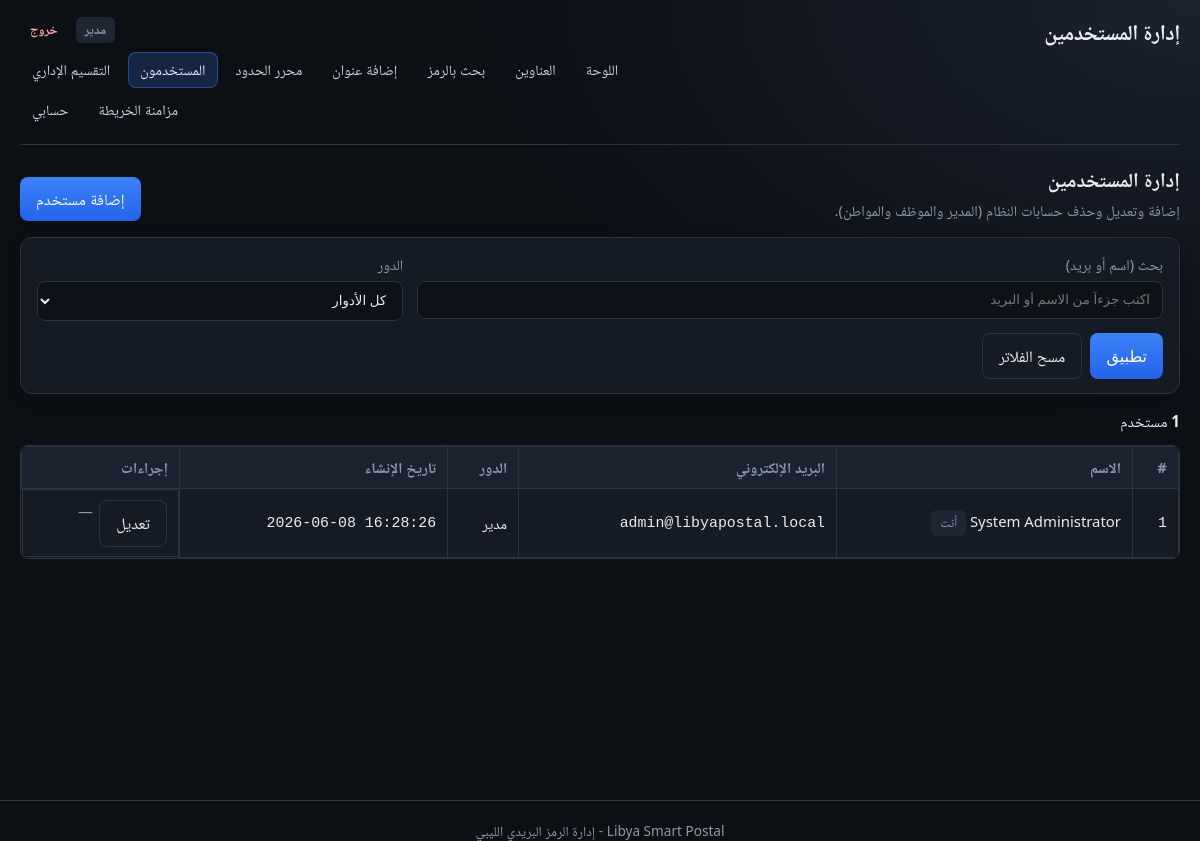
Page /index.php?r=users (signed in) on the committed database.
### tables this page shows
CREATE TABLE `users` (
  `id`            INT UNSIGNED NOT NULL AUTO_INCREMENT,
  `name`          VARCHAR(120)   NOT NULL,
  `email`         VARCHAR(255)   NOT NULL,
  `password`      VARCHAR(255)   NOT NULL,
  `role`          ENUM('admin', 'employee', 'citizen') NOT NULL DEFAULT 'citizen',
  `created_at`    TIMESTAMP      NOT NULL DEFAULT CURRENT_TIMESTAMP,
  PRIMARY KEY (`id`),
  UNIQUE KEY `uk_users_email` (`email`),
  KEY `idx_users_role` (`role`)
);

### controllers/BaseController.php (called while the page is built, shortened)
<?php
abstract class BaseController
{
    protected function render(string $viewRelativePath, array $data = []): void
    {
        $appConfig = require dirname(__DIR__) . '/config/app.php';
        $data['appName'] = $appConfig['name'] ?? 'App';
        extract($data, EXTR_SKIP);
        $viewFile = dirname(__DIR__) . '/views/' . ltrim($viewRelativePath, '/');
        require $viewFile;
    }
}

### controllers/UsersController.php (called while the page is built, shortened)
<?php
final class UsersController extends BaseController
{
    public function index(): void
    {
        $role = isset($_GET['role']) ? trim((string) $_GET['role']) : '';
        $q    = isset($_GET['q']) ? trim((string) $_GET['q']) : '';
        $users = User::all(['role' => $role, 'q' => $q]);
        $this->render('users/index.php', [
            'title'         => 'إدارة المستخدمين',
            'users'         => $users,
            'filterRole'    => $role,
            'filterQ'       => $q,
            'userName'      => SessionAuth::userName(),
            'userRole'      => SessionAuth::userRole(),
            'navCurrent'    => 'users',
            'csrf'          => Csrf::getToken(),
            'flash'         => Flash::getAndClear(),
            'appShellClass' => 'app-shell--wide',
        ]);
    }
}

### models/User.php (called while the page is built, shortened)
<?php
final class User
{
    public static function roleLabelAr(string $role): string
    {
        return match ($role) {
            'admin'    => 'مدير',
            'employee' => 'موظف',
            'citizen'  => 'مواطن',
            default    => $role,
        };
    }
    public static function all(array $filter = []): array
    {
        $pdo = Database::getInstance()->getPdo();
        $where  = [];
        $params = [];
        $role = isset($filter['role']) ? trim((string) $filter['role']) : '';
        $q = isset($filter['q']) ? trim((string) $filter['q']) : '';
        $whereSql = $where === [] ? '' : (' WHERE ' . implode(' AND ', $where));
        $sql = self::selectColumns() . ' FROM users' . $whereSql . ' ORDER BY id DESC';
        $stmt = $pdo->prepare($sql);
        $stmt->execute();
        $out = [];
        while (($r = $stmt->fetch(PDO::FETCH_ASSOC)) !== false) {
            $out[] = self::fromRow($r);
        }
        return $out;
    }
    private static function selectColumns(): string
    {
        $hasUpdated = self::hasUpdatedAtColumn();
        $cols = 'id, name, email, password, role, created_at';
        $cols .= $hasUpdated ? ', updated_at' : ', NULL AS updated_at';
        return 'SELECT ' . $cols;
    }
    private static ?bool $hasUpdatedAt = null;
    private static function hasUpdatedAtColumn(): bool
    {
        try {
            $pdo = Database::getInstance()->getPdo();
            $stmt = $pdo->query("SHOW COLUMNS FROM users LIKE 'updated_at'");
            self::$hasUpdatedAt = $stmt !== false && $stmt->fetch(PDO::FETCH_ASSOC) !== false;
        } catch (\Throwable) {
            self::$hasUpdatedAt = false;
        }
        return self::$hasUpdatedAt;
    }
    private static function fromRow(array $row): self
    {
        return new self(
            (int) $row['id'],
            (string) $row['name'],
            (string) $row['email'],
            (string) $row['password'],
            (string) $row['role'],
            isset($row['created_at']) ? (string) $row['created_at'] : null,
            isset($row['updated_at']) && $row['updated_at'] !== null ? (string) $row['updated_at'] : null,
        );
    }
}

### includes/SessionAuth.php (called while the page is built, shortened)
<?php
final class SessionAuth
{
    public static function userId(): int
    {
        return (int) ($_SESSION[self::ID] ?? 0);
    }
}

### views/users/index.php (the view, shortened to what this page needs)
<?php
require dirname(__DIR__) . '/partials/head.php';
require dirname(__DIR__) . '/partials/app_header.php';
$selfId = \App\SessionAuth::userId();
?>
<main id="main-content" class="content main-panel users-page">
    <header class="addresses-page__head">
        <div class="addresses-page__heading">
            <h2 class="addresses-page__title">إدارة المستخدمين</h2>
            <p class="muted addresses-page__lead">إضافة وتعديل وحذف حسابات النظام (المدير والموظف والمواطن).</p>
        </div>
        <a class="btn btn-primary addresses-page__add" href="index.php?r=user_new">إضافة مستخدم</a>
    </header>
    <form class="addresses-filters" method="get" action="index.php" role="search">
        <div class="addresses-filters__row">
            <div class="addresses-filters__cell addresses-filters__cell--grow">
                <label class="form-label" for="users-q">بحث (اسم أو بريد)</label>
                <input class="form-input" type="search" name="q" id="users-q"
                       value="<?= htmlspecialchars($filterQ, ENT_QUOTES, 'UTF-8') ?>"
                       placeholder="اكتب جزءاً من الاسم أو البريد" maxlength="120" autocomplete="off">
            </div>
            <div class="addresses-filters__cell">
                <label class="form-label" for="users-role">الدور</label>
                <select class="form-input" name="role" id="users-role">
                    <option value="">كل الأدوار</option>
                </select>
            </div>
        </div>
        <div class="addresses-filters__actions">
            <button class="btn btn-primary" type="submit">تطبيق</button>
            <a class="btn btn-ghost" href="index.php?r=users">مسح الفلاتر</a>
        </div>
    </form>
    <section class="addresses-results">
        <div class="addresses-results__meta">
            <span class="addresses-results__count"><strong><?= count($users) ?></strong> مستخدم</span>
        </div>
        <?php if (count($users) === 0): ?>
            <p class="alert empty-result" role="status">لا يوجد مستخدمون مطابقون للفلاتر المختارة.</p>
        <?php else: ?>
            <div class="addresses-table-wrap">
                <table class="data-table">
                    <thead>
                        <tr>
                            <th>#</th>
                            <th>الاسم</th>
                            <th>البريد الإلكتروني</th>
                            <th>الدور</th>
                            <th>تاريخ الإنشاء</th>
                            <th>إجراءات</th>
                        </tr>
                    </thead>
                    <tbody>
                    <?php foreach ($users as $u): ?>
                        <tr>
                            <td class="mono"><?= (int) $u->id ?></td>
                            <td><?= htmlspecialchars($u->name, ENT_QUOTES, 'UTF-8') ?>
                                <?php if ($u->id === $selfId): ?>
                                    <span class="badge">أنت</span>
                                <?php endif; ?>
                            </td>
                            <td dir="ltr" class="mono"><?= htmlspecialchars($u->email, ENT_QUOTES, 'UTF-8') ?></td>
                            <td><?= htmlspecialchars(\App\Models\User::roleLabelAr($u->role), ENT_QUOTES, 'UTF-8') ?></td>
                            <td dir="ltr" class="mono"><?= htmlspecialchars((string) $u->createdAt, ENT_QUOTES, 'UTF-8') ?></td>
                            <td class="cell-actions">
                                <a class="btn btn-ghost" href="index.php?r=user_edit&amp;id=<?= (int) $u->id ?>">تعديل</a>
                                <?php if ($u->id !== $selfId): ?>
                                <form method="post" action="index.php?r=user_delete" class="inline-form js-confirm-delete">
                                    <input type="hidden" name="csrf_token" value="<?= htmlspecialchars($csrf, ENT_QUOTES, 'UTF-8') ?>">
                                    <input type="hidden" name="id" value="<?= (int) $u->id ?>">
                                    <button class="btn btn-ghost" type="submit">حذف</button>
                                </form>
                                <?php else: ?>
                                    <span class="muted">—</span>
                                <?php endif; ?>
                            </td>
                        </tr>
                    <?php endforeach; ?>
                    </tbody>
                </table>
            </div>
        <?php endif; ?>
    </section>
</main>
<?php require dirname(__DIR__) . '/partials/foot.php';

### views/partials/app_header.php (shortened to what this page needs)
<?php
$topbarExtraClass = (string) ($topbarExtraClass ?? '');
$roleAr = match ($userRole) {
    'admin'    => 'مدير',
    'employee' => 'موظف',
    'citizen'  => 'مواطن',
    default    => (string) $userRole,
};
$hc = 'topbar' . ($topbarExtraClass !== '' ? ' ' . htmlspecialchars($topbarExtraClass, ENT_QUOTES, 'UTF-8') : '');
?>
<header class="<?= $hc ?>" role="banner">
    <h1 class="topbar__title"><?= htmlspecialchars($title, ENT_QUOTES, 'UTF-8') ?></h1>
    <div class="topbar__cluster">
        <div class="topbar__meta">
            <span class="badge badge--role" title="الدور"><?= htmlspecialchars($roleAr, ENT_QUOTES, 'UTF-8') ?></span>
            <a class="topbar__logout" href="index.php?r=logout">خروج</a>
        </div>
        <?php require __DIR__ . '/main_nav.php'; ?>
    </div>
</header>

### css/app.css (style rules this page uses)
:root { --bg: #0c0f14; --card: #151b24; --text: #e8eef3; --muted: #8b9aab; --accent: #3b82f6; --accent-dim: #2563eb; --danger: #f87171; --ok: #4ade80; --info: #7dd3fc; --border: #2a3441; --radius: 12px; --shadow: 0 12px 40px rgba(0, 0, 0, 0.4); font-family: "Segoe UI", Tahoma, "Noto Naskh Arabic", sans-serif; }
* { box-sizing: border-box; }
html { scroll-behavior: smooth; }
body { margin: 0; min-height: 100vh; background: radial-gradient(120% 100% at 100% 0%, #1a2230 0%, #0c0f14 50%); color: var(--text); line-height: 1.5; }
.main-panel { flex: 1; }
.topbar { display: flex; flex-direction: column; align-items: stretch; gap: 0.75rem; margin-bottom: 1.25rem; padding-bottom: 1rem; border-bottom: 1px solid var(--border); }
.topbar__title { margin: 0; font-size: 1.35rem; font-weight: 700; letter-spacing: -0.02em; }
.topbar__cluster { display: flex; flex-wrap: wrap; align-items: center; justify-content: flex-end; gap: 0.5rem 0.75rem; }
.topbar__meta { display: flex; align-items: center; gap: 0.5rem; flex-shrink: 0; }
.topbar__logout { display: inline-block; padding: 0.2rem 0.55rem; border-radius: 6px; font-size: 0.8rem; font-weight: 600; text-decoration: none; color: #fca5a5; border: 1px solid transparent; transition: background 0.15s, color 0.15s; }
@media (min-width: 720px) { .topbar { flex-direction: row; align-items: flex-start; justify-content: space-between; } }
@media (min-width: 720px) { .topbar__title { max-width: 40%; } }
@media (min-width: 720px) { .topbar__cluster { justify-content: flex-end; max-width: 60%; } }
.badge { display: inline-block; padding: 0.2rem 0.55rem; background: #1e2633; border-radius: 6px; font-size: 0.8rem; color: var(--muted); }
.badge--role { font-weight: 600; }
.form-label { font-size: 0.9rem; color: var(--muted); }
.form-input { width: 100%; padding: 0.65rem 0.75rem; border-radius: 8px; border: 1px solid var(--border); background: #0d1219; color: var(--text); transition: border-color 0.15s, box-shadow 0.15s; }
.btn { display: inline-block; padding: 0.65rem 1rem; border: none; border-radius: 8px; cursor: pointer; text-decoration: none; text-align: center; font-size: 1rem; transition: background 0.15s, transform 0.1s; }
.btn-primary { background: linear-gradient(180deg, var(--accent) 0%, var(--accent-dim) 100%); color: #fff; }
.btn-ghost { background: transparent; color: var(--text); border: 1px solid var(--border); }
.muted { color: var(--muted); }
.data-table { width: 100%; border-collapse: collapse; font-size: 0.9rem; }
.data-table th, .data-table td { border: 1px solid var(--border); padding: 0.5rem 0.6rem; text-align: right; }
.data-table th { background: #121a24; color: #94a3b8; font-weight: 600; }
.mono { font-family: ui-monospace, Consolas, monospace; }
.cell-actions { white-space: nowrap; }
.addresses-page__head { display: flex; flex-wrap: wrap; align-items: flex-end; justify-content: space-between; gap: 0.75rem 1rem; margin-bottom: 1rem; }
.addresses-page__heading { flex: 1 1 280px; }
.addresses-page__title { margin: 0 0 0.25rem; font-size: 1.25rem; }
.addresses-page__lead { margin: 0; font-size: 0.92rem; }
.addresses-page__add { white-space: nowrap; }
.addresses-filters { background: var(--card); border: 1px solid var(--border); border-radius: var(--radius); padding: 1rem 1rem 0.85rem; margin-bottom: 1rem; box-shadow: 0 4px 16px rgba(0, 0, 0, 0.2); }
.addresses-filters__row { display: grid; grid-template-columns: repeat(auto-fit, minmax(160px, 1fr)); gap: 0.65rem 0.85rem; margin-bottom: 0.75rem; }
.addresses-filters__cell { display: flex; flex-direction: column; gap: 0.3rem; min-width: 0; }
.addresses-filters__cell--grow { grid-column: span 2; }
.addresses-filters__actions { display: flex; gap: 0.5rem; flex-wrap: wrap; }
.addresses-results__meta { display: flex; align-items: baseline; justify-content: space-between; flex-wrap: wrap; gap: 0.4rem; margin: 0.5rem 0 0.75rem; }
.addresses-results__count { font-size: 0.95rem; }
.addresses-table-wrap { overflow-x: auto; border-radius: 8px; border: 1px solid var(--border); }
.users-page .data-table { width: 100%; border-collapse: collapse; background: var(--card); font-size: 0.93rem; }
.users-page .data-table th, .users-page .data-table td { padding: 0.6rem 0.7rem; border-bottom: 1px solid var(--border); text-align: right; vertical-align: middle; }
.users-page .data-table thead th { background: #1a2230; font-weight: 600; color: var(--muted); }
.users-page .cell-actions { display: flex; gap: 0.4rem; flex-wrap: wrap; }

### rows in the picture
users: role "مدير", id "1", shows "أنت", email "admin@libyapostal.local", created_at "2026-06-08 16:28:26"

### other values in the picture
$title "إدارة المستخدمين"
count($users) "1"
